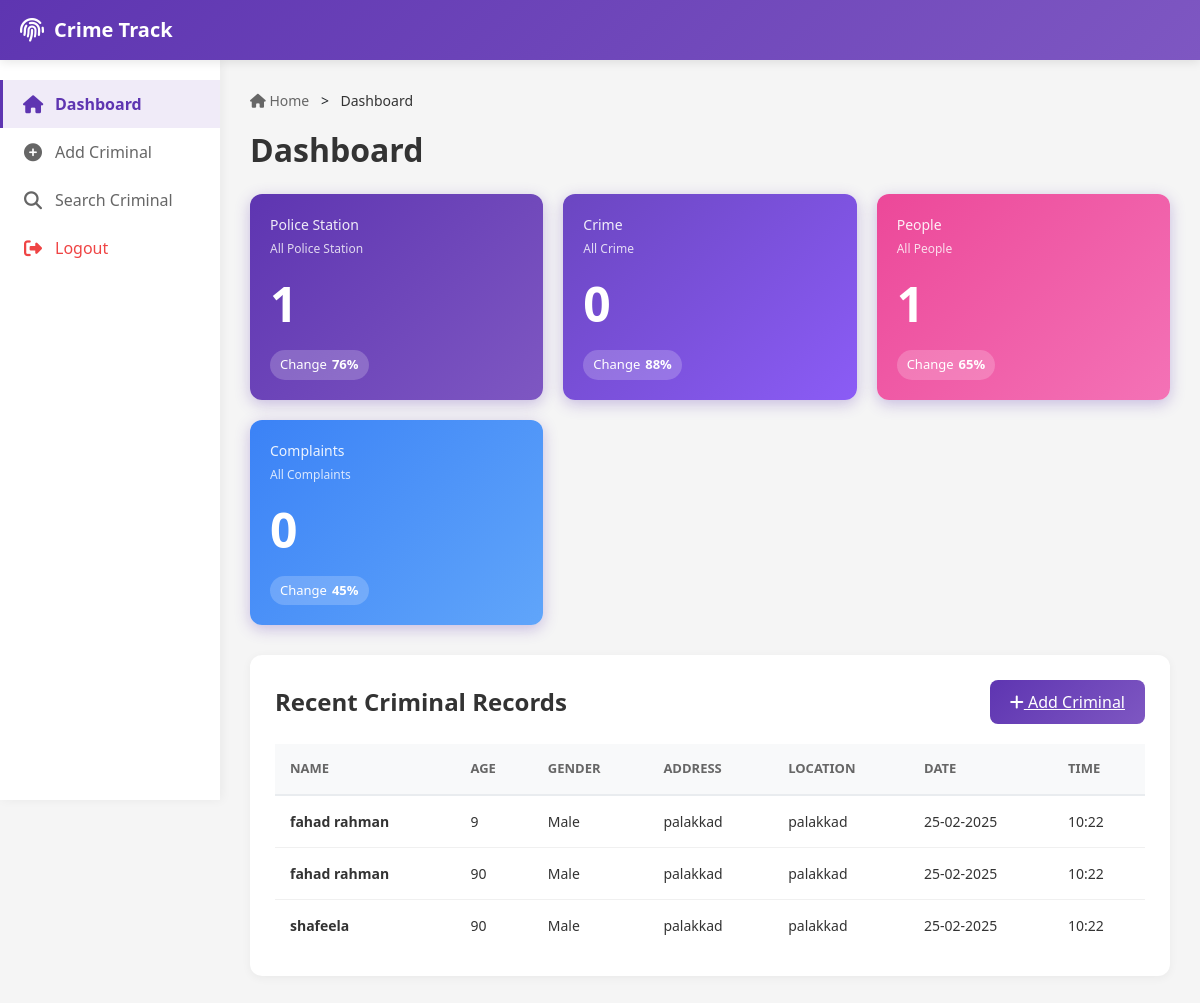
Page /dashboard/ (signed in) on the earlier database version.
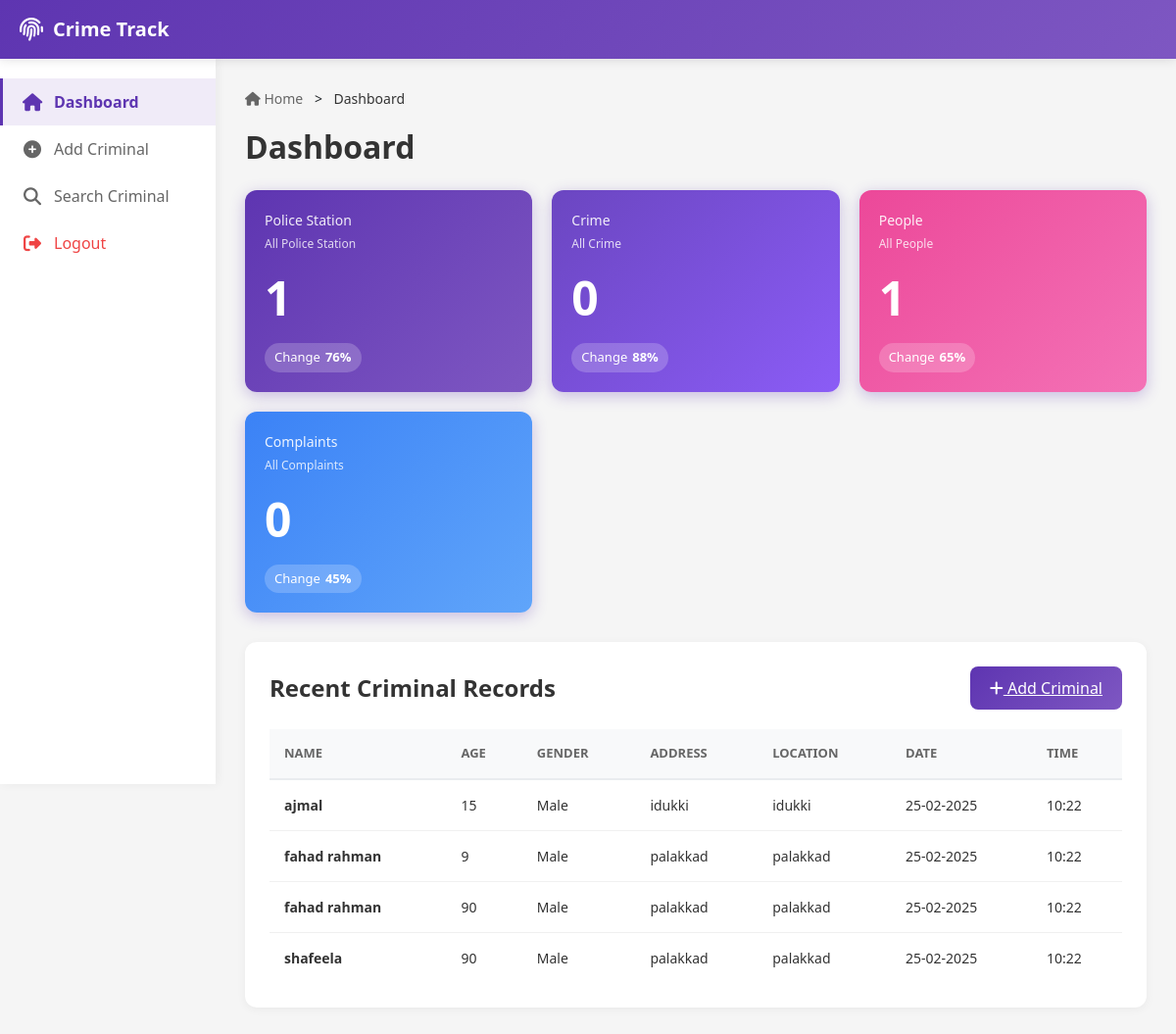
Same page on the later database version.
### myapp/models.py (models this page shows, shortened)
class Criminal(models.Model):
    name = models.CharField(max_length=100)
    age = models.IntegerField()
    crime_type = models.CharField(max_length=100)
    place = models.CharField(max_length=100)
    photo = models.ImageField(upload_to='criminals/')
    label = models.IntegerField(unique=True)

### myapp/views.py (the view)
# urls.py: path('dashboard/', views.dashboard_view, name='dashboard'),
@login_required
def dashboard_view(request):
    criminals = Criminal.objects.all().order_by('-id')
    return render(request, "dashboard/dashboard.html", {
        "criminals": criminals
    })

### myapp/templates/dashboard/dashboard.html (shortened to what this page needs)
{% extends "base.html" %}
{% block content %}
<nav class="breadcrumb-custom">
    <a href="{% url 'dashboard' %}"><i class="fas fa-home"></i> Home</a>
    <span class="mx-2">&gt;</span>
    <span class="active">Dashboard</span>
</nav>
<h2 style="margin-bottom: 25px; color: #333; font-weight: 600;">Dashboard</h2>
<div class="stats-cards">
    <div class="stat-card">
        <div class="label">Police Station</div>
        <div class="sublabel">All Police Station</div>
        <div class="value">1</div>
        <div class="change">
            <span>Change</span>
            <span style="font-weight: 600;">76%</span>
        </div>
    </div>
    <div class="stat-card crime">
        <div class="label">Crime</div>
        <div class="sublabel">All Crime</div>
        <div class="value">0</div>
        <div class="change">
            <span>Change</span>
            <span style="font-weight: 600;">88%</span>
        </div>
    </div>
    <div class="stat-card people">
        <div class="label">People</div>
        <div class="sublabel">All People</div>
        <div class="value">1</div>
        <div class="change">
            <span>Change</span>
            <span style="font-weight: 600;">65%</span>
        </div>
    </div>
    <div class="stat-card complaints">
        <div class="label">Complaints</div>
        <div class="sublabel">All Complaints</div>
        <div class="value">0</div>
        <div class="change">
            <span>Change</span>
            <span style="font-weight: 600;">45%</span>
        </div>
    </div>
</div>
<div class="table-container">
    <div class="table-header">
        <h4>Recent Criminal Records</h4>
        <a href="{% url 'add_criminal' %}" class="btn-primary-custom">
            <i class="fas fa-plus"></i> Add Criminal
        </a>
    </div>
    <table class="custom-table">
        <thead>
            <tr>
                <th>Name</th>
                <th>Age</th>
                <th>Gender</th>
                <th>Address</th>
                <th>Location</th>
                <th>Date</th>
                <th>Time</th>
            </tr>
        </thead>
        <tbody>
            {% for criminal in criminals %}
            <tr>
                <td style="font-weight: 600;">{{ criminal.name }}</td>
                <td>{{ criminal.age }}</td>
                <td>{{ criminal.gender|default:"Male" }}</td>
                <td>{{ criminal.address|default:criminal.place }}</td>
                <td>{{ criminal.place }}</td>
                <td>{{ criminal.created_at|date:"d-m-Y"|default:"25-02-2025" }}</td>
                <td>{{ criminal.created_at|time:"H:i"|default:"10:22" }}</td>
            </tr>
            {% endfor %}
        </tbody>
    </table>
</div>
{% endblock %}

### myapp/templates/base.html (shortened to what this page needs)
<!DOCTYPE html>
<html>
<head>
    <link rel="stylesheet" href="https://cdn.jsdelivr.net/npm/bootstrap@5.3.2/dist/css/bootstrap.min.css">
    <link rel="stylesheet" href="https://cdnjs.cloudflare.com/ajax/libs/font-awesome/6.4.0/css/all.min.css">
</head>
<body>
{% if user.is_authenticated %}
<div class="top-navbar">
    <div class="logo">
        <i class="fas fa-fingerprint"></i>
        <span>Crime Track</span>
    </div>
</div>
<div class="sidebar">
    <a href="{% url 'dashboard' %}" class="menu-item {% if request.path == '/dashboard/' %}active{% endif %}">
        <i class="fas fa-home"></i>
        <span>Dashboard</span>
    </a>
    <a href="{% url 'add_criminal' %}" class="menu-item {% if request.path == '/add-criminal/' %}active{% endif %}">
        <i class="fas fa-plus-circle"></i>
        <span>Add Criminal</span>
    </a>
    <a href="{% url 'search_criminal' %}" class="menu-item {% if request.path == '/search-criminal/' %}active{% endif %}">
        <i class="fas fa-search"></i>
        <span>Search Criminal</span>
    </a>
    <a href="{% url 'logout' %}" class="menu-item" style="margin-top: auto; color: #ef4444;">
        <i class="fas fa-sign-out-alt"></i>
        <span>Logout</span>
    </a>
</div>
{% endif %}
<div class="main-content">
    {% block content %}{% endblock %}
</div>
</body>
</html>

### myapp/templates/base.html (style rules this page uses)
* { margin: 0; padding: 0; box-sizing: border-box; }
body { font-family: 'Segoe UI', Tahoma, Geneva, Verdana, sans-serif; background-color: #f5f5f5; }
.top-navbar { background: linear-gradient(135deg, #5e35b1 0%, #7e57c2 100%); height: 60px; position: fixed; top: 0; left: 0; right: 0; z-index: 1000; display: flex; align-items: center; padding: 0 20px; box-shadow: 0 2px 10px rgba(0,0,0,0.1); }
.top-navbar .logo { display: flex; align-items: center; color: white; font-size: 20px; font-weight: 600; gap: 10px; }
.top-navbar .logo i { font-size: 24px; }
.sidebar { width: 220px; height: calc(100vh - 60px); position: fixed; top: 60px; left: 0; background-color: #ffffff; box-shadow: 2px 0 10px rgba(0,0,0,0.05); padding-top: 20px; }
.sidebar .menu-item { padding: 12px 20px; display: flex; align-items: center; gap: 12px; color: #666; text-decoration: none; transition: all 0.3s; border-left: 3px solid transparent; }
.sidebar .menu-item.active { background-color: #f0ebf8; color: #5e35b1; border-left-color: #5e35b1; font-weight: 600; }
.sidebar .menu-item i { font-size: 18px; width: 20px; text-align: center; }
.main-content { margin-left: 220px; margin-top: 60px; padding: 30px; min-height: calc(100vh - 60px); }
.breadcrumb-custom { background: transparent; padding: 0; margin-bottom: 20px; font-size: 14px; }
.breadcrumb-custom a { color: #666; text-decoration: none; }
.breadcrumb-custom .active { color: #333; font-weight: 500; }
.stats-cards { display: grid; grid-template-columns: repeat(auto-fit, minmax(250px, 1fr)); gap: 20px; margin-bottom: 30px; }
.stat-card { background: linear-gradient(135deg, #5e35b1 0%, #7e57c2 100%); border-radius: 12px; padding: 20px; color: white; position: relative; overflow: hidden; box-shadow: 0 4px 15px rgba(94, 53, 177, 0.3); }
.stat-card.crime { background: linear-gradient(135deg, #6b46c1 0%, #8b5cf6 100%); }
.stat-card.people { background: linear-gradient(135deg, #ec4899 0%, #f472b6 100%); }
.stat-card.complaints { background: linear-gradient(135deg, #3b82f6 0%, #60a5fa 100%); }
.stat-card .label { font-size: 14px; opacity: 0.9; margin-bottom: 5px; }
.stat-card .sublabel { font-size: 12px; opacity: 0.8; }
.stat-card .value { font-size: 48px; font-weight: 700; margin: 10px 0; }
.stat-card .change { display: flex; align-items: center; gap: 5px; font-size: 13px; margin-top: 10px; padding: 5px 10px; background: rgba(255,255,255,0.2); border-radius: 20px; width: fit-content; }
.table-container { background: white; border-radius: 12px; padding: 25px; box-shadow: 0 2px 10px rgba(0,0,0,0.05); }
.table-header { display: flex; justify-content: space-between; align-items: center; margin-bottom: 20px; }
.table-header h4 { margin: 0; color: #333; font-weight: 600; }
.custom-table { width: 100%; border-collapse: separate; border-spacing: 0; }
.custom-table thead th { background-color: #f8f9fa; color: #666; font-weight: 600; font-size: 13px; text-transform: uppercase; padding: 15px; text-align: left; border-bottom: 2px solid #e9ecef; }
.custom-table tbody td { padding: 15px; border-bottom: 1px solid #f0f0f0; color: #333; font-size: 14px; }
.custom-table tbody tr:last-child td { border-bottom: none; }
.btn-primary-custom { background: linear-gradient(135deg, #5e35b1 0%, #7e57c2 100%); border: none; color: white; padding: 10px 20px; border-radius: 8px; font-weight: 500; transition: all 0.3s; }

Differences in the rows shown:
added Criminal: name "ajmal", age "15", gender "Male", address "idukki", place "idukki", created_at "25-02-2025", created_at "10:22"
